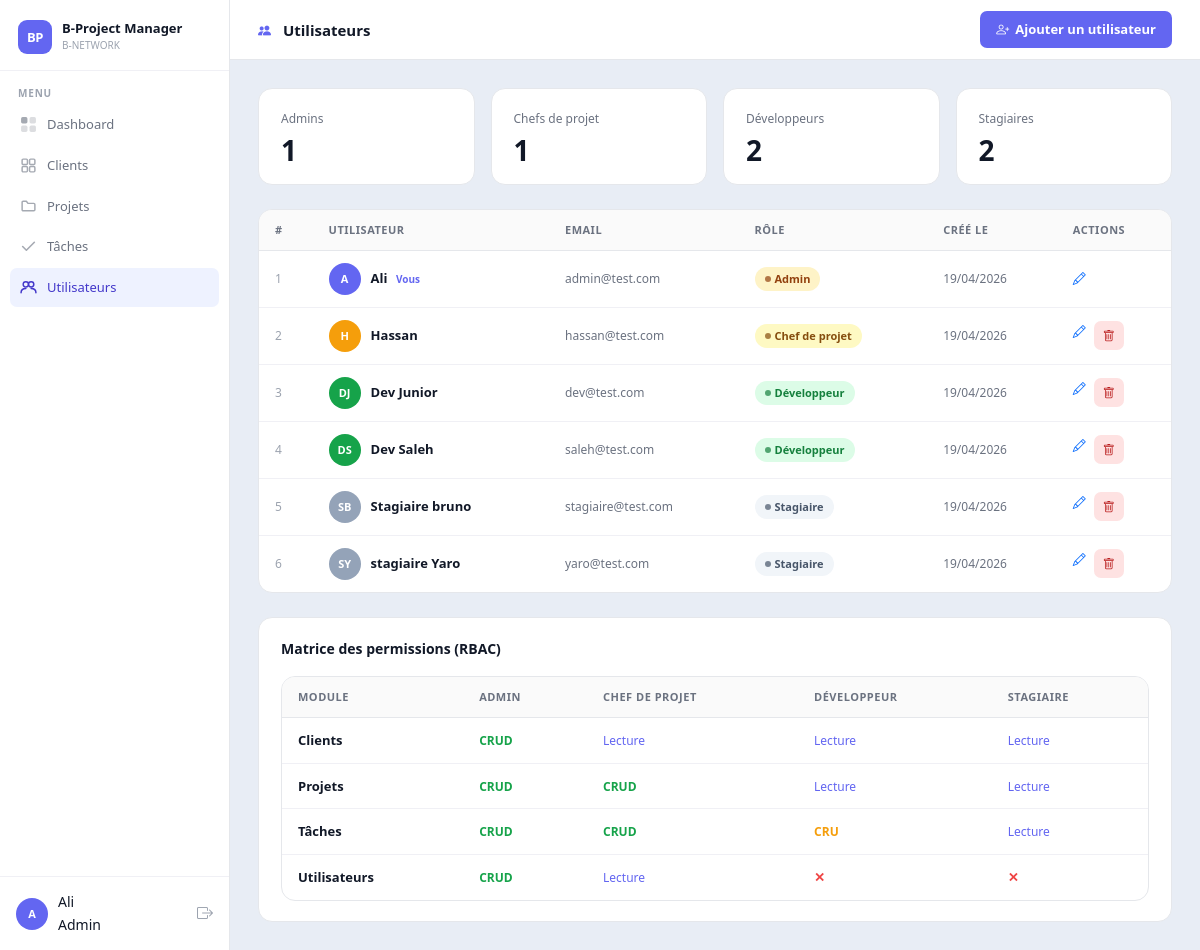
Screenshot of /bproject/views/users/index.php (signed in) with the database file from the repository.
### tables this page shows
CREATE TABLE `users` (
  `id` int(11) NOT NULL,
  `name` varchar(100) NOT NULL,
  `email` varchar(100) NOT NULL,
  `password` varchar(255) NOT NULL,
  `role_id` int(11) DEFAULT NULL,
  `created_at` timestamp NOT NULL DEFAULT current_timestamp()
);

CREATE TABLE `roles` (
  `id` int(11) NOT NULL,
  `name` varchar(50) NOT NULL
);

### bproject/views/users/index.php (the view, shortened to what this page needs)
<?php
include "../layout/header.php";
include "../layout/sidebar.php";
require_once "../../config/database.php";
$users = mysqli_query($conn,
    "SELECT u.*, r.name AS role_name
     FROM users u
     LEFT JOIN roles r ON u.role_id = r.id
     ORDER BY u.role_id ASC, u.name ASC"
);
$role_counts = [];
$tmp = mysqli_query($conn, "SELECT role_id, COUNT(*) AS c FROM users GROUP BY role_id");
while ($r = mysqli_fetch_assoc($tmp)) $role_counts[$r['role_id']] = $r['c'];
$av_colors   = [1=>'av-indigo', 2=>'av-amber', 3=>'av-green', 4=>'av-gray'];
$badge_cls   = [1=>'badge-admin', 2=>'badge-chef', 3=>'badge-dev', 4=>'badge-stagiaire'];
?>
<div class="bp-topbar">
  <span class="bp-page-title">
    <i class="bi bi-people-fill me-2" style="color:var(--accent);font-size:13px;"></i>
    Utilisateurs
  </span>
  <?php if ($role_id == 1): ?>
  <a href="create.php" class="btn-bp-primary">
    <i class="bi bi-person-plus"></i> Ajouter un utilisateur
  </a>
  <?php endif; ?>
</div>
<div class="bp-content">
  <div class="row g-3 mb-4">
    <?php foreach ([1=>'Admins', 2=>'Chefs de projet', 3=>'Développeurs', 4=>'Stagiaires'] as $rid => $label): ?>
    <div class="col-6 col-xl-3">
      <div class="bp-stat-card">
        <div class="bp-stat-label"><?php echo $label; ?></div>
        <div class="bp-stat-val" style="font-size:28px;">
          <?php echo $role_counts[$rid] ?? 0; ?>
        </div>
      </div>
    </div>
    <?php endforeach; ?>
  </div>
  <div class="bp-table-wrap mb-4">
    <table class="bp-table">
      <thead>
        <tr>
          <th>#</th>
          <th>Utilisateur</th>
          <th>Email</th>
          <th>Rôle</th>
          <th>Créé le</th>
          <?php if ($role_id == 1): ?>
          <th>Actions</th>
          <?php endif; ?>
        </tr>
      </thead>
      <tbody>
        <?php if (mysqli_num_rows($users) === 0): ?>
          <tr>
            <td colspan="6" style="text-align:center;padding:32px;color:var(--text-3);">
              Aucun utilisateur trouvé.
            </td>
          </tr>
        <?php else: ?>
        <?php $i = 1; while ($u = mysqli_fetch_assoc($users)):
          $av  = $av_colors[$u['role_id']]  ?? 'av-gray';
          $bdg = $badge_cls[$u['role_id']]  ?? 'badge-stagiaire';
          $words    = array_values(array_filter(explode(' ', $u['name'])));
          $initials = strtoupper(($words[0][0] ?? '') . ($words[1][0] ?? ''));
        ?>
        <tr>
          <td style="color:var(--text-3);font-size:12px;"><?php echo $i++; ?></td>
          <td>
            <div class="user-cell">
              <div class="bp-avatar bp-av-md <?php echo $av; ?>">
                <?php echo $initials; ?>
              </div>
              <div>
                <div class="cell-name">
                  <?php echo htmlspecialchars($u['name']); ?>
                  <?php if ($u['id'] == $_SESSION['user_id']): ?>
                    <span style="font-size:10px;color:var(--accent);margin-left:5px;">Vous</span>
                  <?php endif; ?>
                </div>
              </div>
            </div>
          </td>
          <td class="text-muted-bp"><?php echo htmlspecialchars($u['email']); ?></td>
          <td>
            <span class="bp-badge <?php echo $bdg; ?>">
              <?php echo htmlspecialchars($u['role_name']); ?>
            </span>
          </td>
          <td class="text-muted-bp">
            <?php echo date('d/m/Y', strtotime($u['created_at'])); ?>
          </td>
          <?php if ($role_id == 1): ?>
          <td>
            <div class="d-flex gap-2">
              <a href="edit.php?id=<?php echo $u['id']; ?>"
                 class="btn-bp-icon" title="Modifier">
                <i class="bi bi-pencil"></i>
              </a>
              <?php if ($u['id'] != $_SESSION['user_id']): ?>
              <form method="POST" action="delete.php" style="margin:0;">
                <button type="submit"
                        class="btn-bp-danger"
                        style="padding:5px 9px;"
                        onclick="return confirm('Supprimer <?php echo htmlspecialchars(addslashes($u['name'])); ?> ?')"
                        title="Supprimer">
                  <i class="bi bi-trash"></i>
                </button>
              </form>
              <?php endif; ?>
            </div>
          </td>
          <?php endif; ?>
        </tr>
        <?php endwhile; ?>
        <?php endif; ?>
      </tbody>
    </table>
  </div>
  <div class="bp-card">
    <div class="bp-card-title">Matrice des permissions (RBAC)</div>
    <div class="bp-table-wrap">
      <table class="bp-table">
        <thead>
          <tr>
            <th>Module</th>
            <th>Admin</th>
            <th>Chef de projet</th>
            <th>Développeur</th>
            <th>Stagiaire</th>
          </tr>
        </thead>
        <tbody>
          <?php
          $matrix = [
            'Clients'      => ['CRUD',    'Lecture', 'Lecture', 'Lecture'],
            'Projets'      => ['CRUD',    'CRUD',    'Lecture', 'Lecture'],
            'Tâches'       => ['CRUD',    'CRUD',    'CRU',     'Lecture'],
            'Utilisateurs' => ['CRUD',    'Lecture', '—',       '—'],
          ];
          foreach ($matrix as $module => $perms): ?>
          <tr>
            <td style="font-weight:600;"><?php echo $module; ?></td>
            <?php foreach ($perms as $perm): ?>
            <td>
              <?php if ($perm === 'CRUD'): ?>
                <span style="color:#16a34a;font-weight:700;font-size:12px;">CRUD</span>
              <?php elseif ($perm === 'CRU'): ?>
                <span style="color:#f59e0b;font-weight:700;font-size:12px;">CRU</span>
              <?php elseif ($perm === 'Lecture'): ?>
                <span style="color:#6366f1;font-size:12px;">Lecture</span>
              <?php else: ?>
                <span style="color:#ef4444;font-weight:700;">✕</span>
              <?php endif; ?>
            </td>
            <?php endforeach; ?>
          </tr>
          <?php endforeach; ?>
        </tbody>
      </table>
    </div>
  </div>
</div>
<?php include "../layout/footer.php"; ?>

### bproject/assets/css/bproject.css (style rules this page uses)
:root { --accent: #6366f1; --accent-hover: #4f46e5; --accent-light: #eef2ff; --accent-text: #4338ca; --sidebar-w: 230px; --topbar-h: 60px; --bg-page: #e8edf5; --bg-card: #ffffff; --border: #e5e7eb; --border-light: #f0f0f5; --text-1: #111827; --text-2: #6b7280; --text-3: #9ca3af; --radius-lg: 14px; --radius-md: 10px; --radius-sm: 7px; --shadow-sm: 0 1px 4px rgba(0,0,0,0.07); --shadow: 0 4px 20px rgba(0,0,0,0.08); }
*, *::before, *::after { box-sizing: border-box; }
body { font-family: 'Segoe UI', system-ui, -apple-system, sans-serif; background: var(--bg-page); color: var(--text-1); margin: 0; font-size: 14px; line-height: 1.6; }
.bp-topbar { height: var(--topbar-h); background: var(--bg-card); border-bottom: 1px solid var(--border); display: flex; align-items: center; padding: 0 28px; gap: 14px; position: sticky; top: 0; z-index: 50; }
.bp-page-title { font-size: 15px; font-weight: 700; color: var(--text-1); flex: 1; }
.bp-content { padding: 28px; flex: 1; }
.btn-bp-primary { background: var(--accent); color: #fff; border: none; padding: 8px 16px; border-radius: var(--radius-sm); font-size: 13px; font-weight: 600; cursor: pointer; display: inline-flex; align-items: center; gap: 6px; transition: background 0.15s, transform 0.1s; text-decoration: none; }
.btn-bp-danger { background: #fee2e2; color: #b91c1c; border: none; padding: 6px 12px; border-radius: var(--radius-sm); font-size: 12px; font-weight: 600; cursor: pointer; text-decoration: none; display: inline-flex; align-items: center; gap: 5px; }
.bp-stat-card { background: var(--bg-card); border: 1px solid var(--border); border-radius: var(--radius-lg); padding: 20px 22px; transition: box-shadow 0.2s; }
.bp-stat-label { font-size: 12px; color: var(--text-2); font-weight: 500; margin-bottom: 8px; display: flex; align-items: center; justify-content: space-between; }
.bp-stat-val { font-size: 32px; font-weight: 700; color: var(--text-1); line-height: 1; }
.bp-card { background: var(--bg-card); border: 1px solid var(--border); border-radius: var(--radius-lg); padding: 20px 22px; }
.bp-card-title { font-size: 14px; font-weight: 700; color: var(--text-1); margin-bottom: 16px; }
.bp-table-wrap { background: var(--bg-card); border: 1px solid var(--border); border-radius: var(--radius-lg); overflow: hidden; }
.bp-table { width: 100%; border-collapse: collapse; font-size: 13px; }
.bp-table thead th { background: #fafafa; border-bottom: 1px solid var(--border); padding: 11px 16px; font-size: 11px; font-weight: 700; text-transform: uppercase; letter-spacing: 0.5px; color: var(--text-2); text-align: left; }
.bp-table tbody tr { border-bottom: 1px solid var(--border-light); transition: background 0.1s; }
.bp-table tbody tr:last-child { border-bottom: none; }
.bp-table tbody td { padding: 12px 16px; color: var(--text-1); vertical-align: middle; }
.bp-avatar { width: 32px; height: 32px; border-radius: 50%; display: inline-flex; align-items: center; justify-content: center; font-size: 11px; font-weight: 700; color: #fff; flex-shrink: 0; }
.av-indigo { background: #6366f1; }
.av-amber { background: #f59e0b; }
.av-green { background: #16a34a; }
.av-gray { background: #94a3b8; }
.bp-badge { display: inline-flex; align-items: center; gap: 4px; font-size: 11px; font-weight: 600; padding: 3px 10px; border-radius: 20px; white-space: nowrap; }
.bp-badge::before { content: ''; width: 6px; height: 6px; border-radius: 50%; background: currentColor; opacity: 0.7; }
.badge-admin { background: #fef3c7; color: #92400e; }
.badge-chef { background: #fef9c3; color: #854d0e; }
.badge-dev { background: #dcfce7; color: #15803d; }
.badge-stagiaire { background: #f1f5f9; color: #475569; }
.user-cell { display: flex; align-items: center; gap: 10px; }
.cell-name { font-size: 13px; font-weight: 600; color: var(--text-1); }
.text-muted-bp { color: var(--text-2) !important; font-size: 12px; }
.gap-2 { gap: 8px; }

### rows the page displays
users: name "A", name "Ali", shows "Vous", email "admin@test.com", role.name "Admin", created_at "19/04/2026"
users: name "H", name "Hassan", email "hassan@test.com", role.name "Chef de projet", created_at "19/04/2026"
users: name "DJ", name "Dev Junior", email "dev@test.com", role.name "Développeur", created_at "19/04/2026"
users: name "DS", name "Dev Saleh", email "saleh@test.com", role.name "Développeur", created_at "19/04/2026"
users: name "SB", name "Stagiaire bruno", email "stagiaire@test.com", role.name "Stagiaire", created_at "19/04/2026"
users: name "SY", name "stagiaire Yaro", email "yaro@test.com", role.name "Stagiaire", created_at "19/04/2026"

### other values shown
$initials "A"
$user_name "Ali"
$role_label "Admin"
$label "Admins"
$role_counts[$rid] "1"
$label "Chefs de projet"
$label "Développeurs"
$role_counts[$rid] "2"
$label "Stagiaires"
$module "Clients"
$module "Projets"
$module "Tâches"
$module "Utilisateurs"
